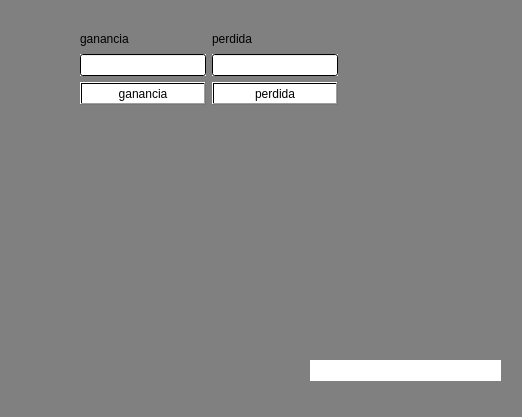
<?xml version="1.0" encoding="UTF-8"?>
<ui version="4.0">
 <class>Dialog</class>
 <widget class="QDialog" name="Dialog">
  <property name="geometry">
   <rect>
    <x>0</x>
    <y>0</y>
    <width>522</width>
    <height>417</height>
   </rect>
  </property>
  <property name="cursor">
   <cursorShape>OpenHandCursor</cursorShape>
  </property>
  <property name="mouseTracking">
   <bool>true</bool>
  </property>
  <property name="windowTitle">
   <string>titulo ventana</string>
  </property>
  <property name="autoFillBackground">
   <bool>false</bool>
  </property>
  <property name="styleSheet">
   <string notr="true">background-color: gray;</string>
  </property>
  <widget class="QLabel" name="bienvenida">
   <property name="geometry">
    <rect>
     <x>310</x>
     <y>360</y>
     <width>191</width>
     <height>21</height>
    </rect>
   </property>
   <property name="styleSheet">
    <string notr="true">background-color: qlineargradient(spread:pad, x1:0, y1:0, x2:1, y2:1, stop:0 rgba(255, 255, 255, 255), stop:1 rgba(255, 255, 255, 255));</string>
   </property>
   <property name="text">
    <string/>
   </property>
  </widget>
  <widget class="QWidget" name="layoutWidget">
   <property name="geometry">
    <rect>
     <x>80</x>
     <y>30</y>
     <width>258</width>
     <height>75</height>
    </rect>
   </property>
   <layout class="QGridLayout" name="gridLayout">
    <item row="0" column="0">
     <widget class="QLabel" name="label">
      <property name="text">
       <string>ganancia</string>
      </property>
     </widget>
    </item>
    <item row="0" column="1">
     <widget class="QLabel" name="label_2">
      <property name="styleSheet">
       <string notr="true"/>
      </property>
      <property name="text">
       <string>perdida</string>
      </property>
     </widget>
    </item>
    <item row="1" column="0">
     <widget class="QLineEdit" name="entradaganancia">
      <property name="styleSheet">
       <string notr="true">background-color: qlineargradient(spread:pad, x1:0, y1:0, x2:1, y2:1, stop:0 rgba(255, 255, 255, 255), stop:1 rgba(255, 255, 255, 255));</string>
      </property>
      <property name="inputMask">
       <string/>
      </property>
      <property name="text">
       <string/>
      </property>
     </widget>
    </item>
    <item row="1" column="1">
     <widget class="QLineEdit" name="entradaperdida">
      <property name="styleSheet">
       <string notr="true">background-color: qlineargradient(spread:pad, x1:0, y1:0, x2:1, y2:1, stop:0 rgba(255, 255, 255, 255), stop:1 rgba(255, 255, 255, 255));</string>
      </property>
     </widget>
    </item>
    <item row="2" column="0">
     <widget class="QPushButton" name="botonganancia">
      <property name="styleSheet">
       <string notr="true">QPushButton#botonganancia{

background-color: qlineargradient(spread:pad, x1:0, y1:0, x2:1, y2:1, stop:0 rgba(255, 255, 255, 255), stop:1 rgba(255, 255, 255, 255));
}

QPushButton#botonganancia:hover{

background-color:green;}


</string>
      </property>
      <property name="text">
       <string>ganancia</string>
      </property>
     </widget>
    </item>
    <item row="2" column="1">
     <widget class="QPushButton" name="botonperdida">
      <property name="styleSheet">
       <string notr="true">QPushButton#botonperdida{

background-color: qlineargradient(spread:pad, x1:0, y1:0, x2:1, y2:1, stop:0 rgba(255, 255, 255, 255), stop:1 rgba(255, 255, 255, 255));
}

QPushButton#botonperdida:hover{

background-color:red;}



</string>
      </property>
      <property name="text">
       <string>perdida</string>
      </property>
     </widget>
    </item>
   </layout>
  </widget>
 </widget>
 <resources/>
 <connections/>
</ui>
